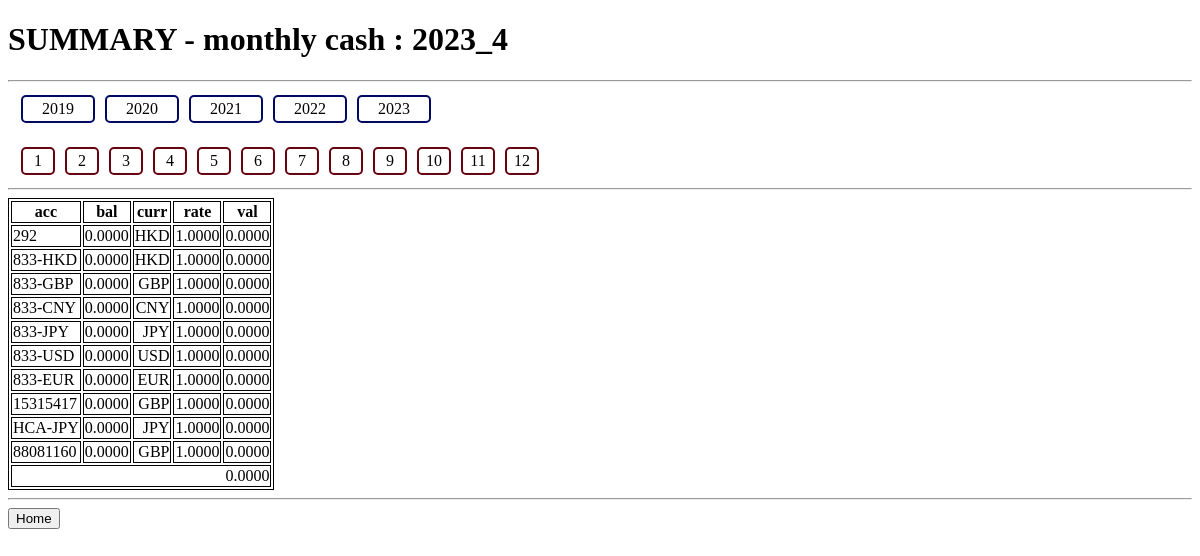
/dashboard/monthly_cash/, run on the app's committed database.
### accounts/models.py (models this page shows, shortened)
class Account(models.Model):
  location  = models.CharField(max_length=255)
  name      = models.CharField(max_length=255)
  provider  = models.CharField(max_length=255)
  curr      = models.CharField(max_length=255, default="HKD")
  remark    = models.CharField(max_length=255, null=True, default=None, blank=True)

### dashboard/views.py (the view)
# urls.py: path('monthly_cash/', views.monthly_cash, name='monthly_cash'),
def monthly_cash(request, yr=date.today().year, mo=date.today().month):
  accounts = Account.objects.all().values()
  rec_cash = []
  rec_rate = []
  vals = []
  d = date_range(yr, mo)
  for ac in accounts:
      bal = CashRecord.objects.filter(account=ac['id']).filter(date__range=(d[0], d[1])).order_by('-date').values()
      if bal:
        bal = bal[0]['balance']
      else:
        bal = 0
      rate = CurrencyRecord.objects.filter(curr=ac['curr']).filter(date__range=(d[0], d[1])).order_by('-date').values()
      if rate:
        rate = rate[0]['rate']
      else:
        rate = 1
      rec_cash.append(bal)
      rec_rate.append(rate)
      vals.append(bal * rate)
  data = zip(accounts, rec_cash, rec_rate, vals)
  context = {
    'yr':yr,
    'mo':mo,
    'data': data,
    'sum':sum(vals)
  }
  return render(request, 'monthly_cash.html', context)

### dashboard/views.py (called while the page is built)
def date_range(yr, mo):
  last_d = calendar.monthrange(yr, mo)[1]
  return date(yr, mo, 1), date(yr, mo, last_d)

### dashboard/templates/monthly_cash.html (shortened to what this page needs)
{% extends "base.html" %}
{% block header %}
  SUMMARY - monthly cash : {{yr}}_{{mo}}
{% endblock %}
{% block content %}
  {% load humanize %}
  <div style="margin:10px">
    <div>
      {% for i in 'abcde'|make_list %}
      <span class="date_select yr unselectable" data="{{ forloop.counter|add:"2018" }}" id="yr_{{forloop.counter|add:"2018"}}">{{ forloop.counter|add:"2018"}}</span>
      {% endfor %}
    </div>
    <br>
    <div>
    {% for i in 'abcdefghijkl'|make_list %}
    <span class="date_select mo unselectable" data="{{ forloop.counter }}" id="mo_{{forloop.counter}}">{{ forloop.counter}}</span>
    {% endfor %}
    </div>
  </div>
  <hr>
  <table>
    <tr>
      <th>acc</th>
      <th>bal</th>
      <th>curr</th>
      <th>rate</th>
      <th>val</th>
    </tr>
  {% for acc,bal,rate,val in data %}
    <tr>
      <td><span style="">{{ acc.name }}</span></td>
      <td><span style="float:right">{{ bal|floatformat:4|intcomma }}</span></td>
      <td><span style="float:right">{{ acc.curr}}</span></td>
      <td><span style="float:right">{{ rate|floatformat:4 }}</span></td>
      <td><span style="float:right">{{ val|floatformat:4|intcomma  }}</span></td>
    </tr>
  {% empty %}
    <tr>
        <td colspan="5">No data is available.</td>
    </tr>
  {% endfor %}
  <tr>
    <td colspan="5"><span style="float:right">{{ sum|floatformat:4|intcomma }}</span></td>
  </tr>
  </table>
{% endblock %}
{% block actions %}
    <a href="{% url 'dashboard:home' %}"><button>Home</button></a>
{% endblock%}

### templates/base.html (style rules this page uses)
table, th, td { border: 1px solid black; }
a { text-decoration: none; color: blue; }
.unselectable { -webkit-touch-callout: none; -webkit-user-select: none; -khtml-user-select: none; -moz-user-select: none; -ms-user-select: none; user-select: none; }

### dashboard/templates/monthly_cash.html (style rules this page uses)
.date_select { border: 2px solid grey; border-radius: 5px; padding: 3px; margin: 3px; display: inline-block; text-align: center; }
.mo { width : 24px; border-color : #690311; }
.yr { width : 64px; border-color : #010963 }

### data on the page
Account: name "292", bal "0.0000", curr "HKD", rate "1.0000", val "0.0000"
Account: name "833-HKD", bal "0.0000", curr "HKD", rate "1.0000", val "0.0000"
Account: name "833-GBP", bal "0.0000", curr "GBP", rate "1.0000", val "0.0000"
Account: name "833-CNY", bal "0.0000", curr "CNY", rate "1.0000", val "0.0000"
Account: name "833-JPY", bal "0.0000", curr "JPY", rate "1.0000", val "0.0000"
Account: name "833-USD", bal "0.0000", curr "USD", rate "1.0000", val "0.0000"
Account: name "833-EUR", bal "0.0000", curr "EUR", rate "1.0000", val "0.0000"
Account: name "15315417", bal "0.0000", curr "GBP", rate "1.0000", val "0.0000"
Account: name "HCA-JPY", bal "0.0000", curr "JPY", rate "1.0000", val "0.0000"
Account: name "88081160", bal "0.0000", curr "GBP", rate "1.0000", val "0.0000"

### other printed values
{{ yr }} "2023"
{{ mo }} "4"
{{ sum|floatformat:4|intcomma }} "0.0000"
